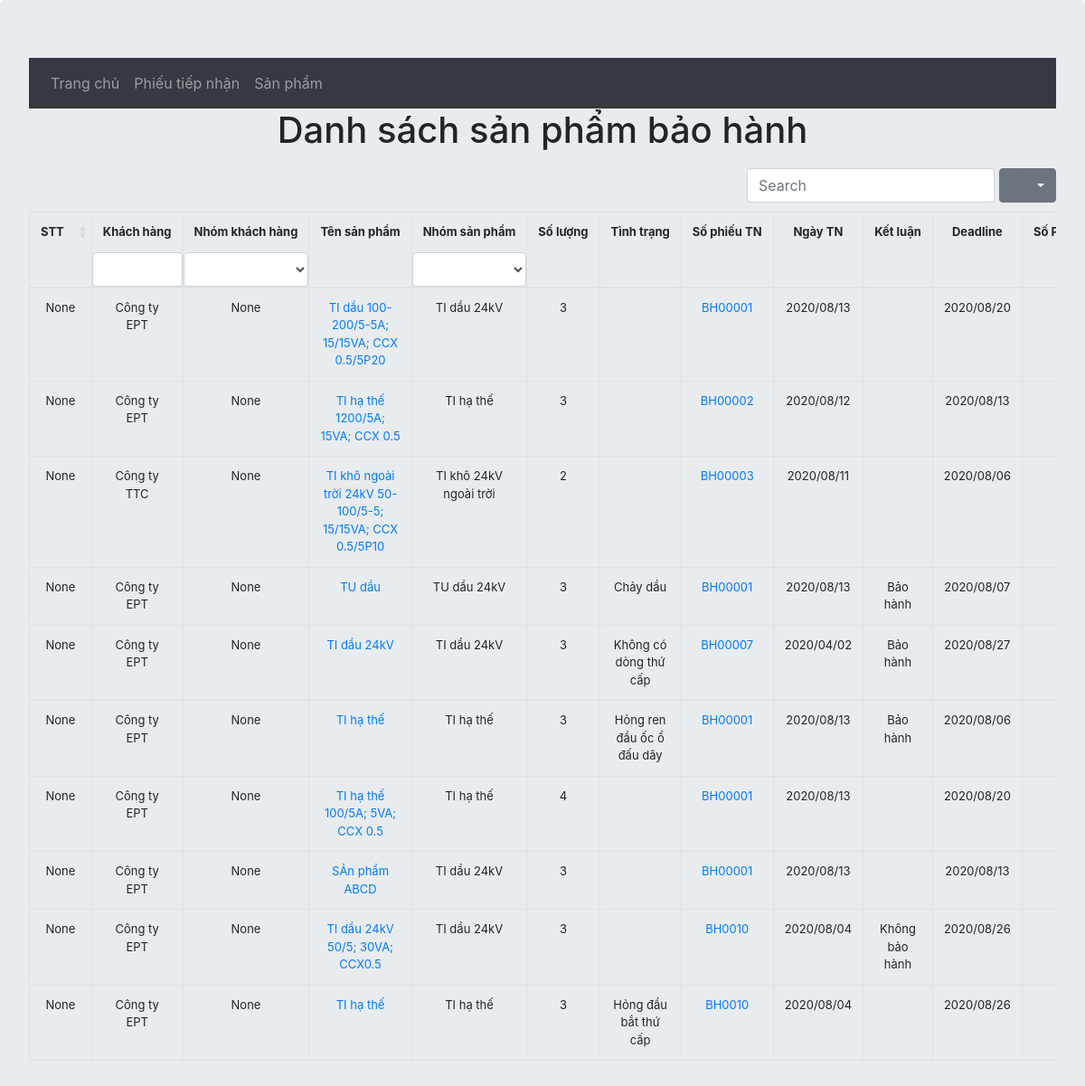
Page /warranty/ on the earlier database version.
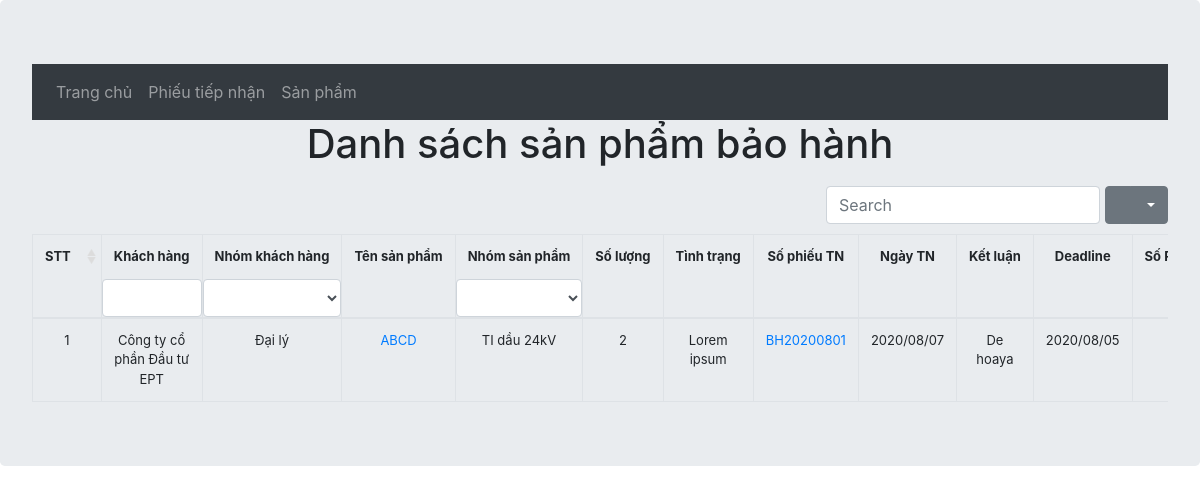
Same page on the later database version.
### warranty/models.py (models this page shows, shortened)
class Item(models.Model):
    group = [
        ("TIDAU24", "TI dầu 24kV"),
        ("TUDAU24","TU dầu 24kV"),
        ("TIKHO24I", "TI khô 24kV trong nhà"),
        ("TIKHO24O", "TI khô 24kV ngoài trời"),
        ("TIHT", "TI hạ thế"),
    ]
    noteNumber = models.ForeignKey(Note, on_delete=models.CASCADE, related_name="item", verbose_name="Phiếu tiếp nhận")
    itemName = models.CharField(max_length=60, verbose_name="Tên sản phẩm")
    quantity = models.IntegerField(null=False, verbose_name="Số lượng", validators=[MinValueValidator(1)], )
    itemGroup = models.CharField(max_length=10, choices=group, verbose_name="Nhóm sản phẩm")
    status = models.CharField(max_length=128, blank=True, verbose_name="Tình trạng tiếp nhận")
    check = models.CharField(max_length=128, blank=True, verbose_name="Đánh giá")
    conclude = models.CharField(max_length=128, blank=True, verbose_name="Kết luận")
    deadline = models.DateField()
    note = models.TextField(blank=True, verbose_name="Ghi chú")
    numExport = models.CharField(max_length=10, verbose_name="Số phiếu xuất", blank=True)
    dayExport = models.DateField(verbose_name="Ngày xuất", null=True, blank=True)
    done = models.BooleanField(verbose_name="Xong/ Chưa xong:", choices=[(True, "Đã xong"), (False, "Chưa xong")], default=False)

class Note(models.Model):
    customerGroup = [
        ('DAILY', 'Đại lý'),
        ('NPC', 'NPC'),
        ('SPC', 'SPC'),
    ]
    noteNumber = models.CharField(max_length=10, unique=True,error_messages={'unique':"Số phiếu này đã có"}, verbose_name="Số phiếu")
    customers = models.CharField(max_length=50, null=False, verbose_name="Khách hàng")
    customersObj = models.CharField(choices=customerGroup, max_length=50, verbose_name="Nhóm khách hàng", null=True)
    receiveDay = models.DateField(null=False, verbose_name="Ngày tiếp nhận")
    note = models.TextField(blank=True, verbose_name="Ghi chú")
    numOrder = models.IntegerField(verbose_name="Thứ tự", null=True)

### warranty/views.py (the view)
# urls.py: path('', views.ItemListView.as_view(template_name='warranty/index.html'), name = "index"),
class ItemListView(generic.ListView):
    model = Item

### warranty/templates/warranty/index.html (shortened to what this page needs)
{% extends 'warranty/layout.html'%}
{% block content %}
        {% if item_list %}
        <h1 class="text-center">Danh sách sản phẩm bảo hành</h1>
        <table
        id="table"
        data-toggle="table"
        data-search="true"
        data-search-on-enter-key="true"
        data-resizable="true"
        data-show-export="true"
        data-show-toggle="true"
        data-filter-control="true"
        data-sortable="true"
        >
            <thead>
                <tr>
                    <th class="text-center align-top" data-sortable="true">STT</th>
                    <th class="text-center align-top" data-field="Customer" data-filter-control="input">Khách hàng</th>
                    <th class="text-center align-top" data-field="CustomerGroup" data-filter-control="select">Nhóm khách hàng</th>
                    <th class="text-center align-top">Tên sản phẩm</th>
                    <th class="text-center align-top" data-field="ItemGroup" data-filter-control="select">Nhóm sản phẩm</th>
                    <th class="text-center align-top">Số lượng</th>
                    <th class="text-center align-top">Tình trạng</th>
                    <th class="text-center align-top">Số phiếu TN</th>
                    <th class="text-center align-top">Ngày TN</th>
                    <th class="text-center align-top">Kết luận</th>
                    <th class="text-center align-top">Deadline</th>
                    <th class="text-center align-top">Số PX</th>
                </tr>
            </thead>
            <tbody>
                {% for item in item_list %}
                <tr>
                    <td>{{ item.noteNumber.numOrder }}</td>
                    <td>{{ item.noteNumber.customers }}</td>
                    <td>{{ item.noteNumber.get_customersObj_display }}</td>
                    <td><a href="{% url 'warranty:item_detail' item.id %}">{{ item.itemName }}</a></td>
                    <td>{{ item.get_itemGroup_display }}</td>
                    <td>{{ item.quantity }}</td>
                    <td>{{ item.status }}</td>
                    <td><a href="{% url 'warranty:note_detail' item.noteNumber.id %}">{{ item.noteNumber.noteNumber }}</a></td>
                    <td>{{ item.noteNumber.receiveDay|date:"Y/m/d" }}</td>
                    <td>{{ item.conclude }}</td>
                    <td>{{ item.deadline|date:"Y/m/d" }}</td>
                    <td>{{ item.numExport }}</td>
                </tr>
                {% endfor %}
            </tbody>
        </table>
        {% else %}
        <div class="text-center">Chưa có sản phẩm nào</div>
        {% endif %}
{% endblock %}

Differences in the rows shown:
removed Item: noteNumber.numOrder "None", noteNumber.customers "Công ty EPT", noteNumber.customersObj "None", itemName "TI hạ thế 1200/5A; 15VA; CCX 0.5", itemGroup "TI hạ thế", quantity "3", noteNumber.noteNumber "BH00002", noteNumber.receiveDay "2020/08/12", deadline "2020/08/13"
removed Item: noteNumber.numOrder "None", noteNumber.customers "Công ty TTC", noteNumber.customersObj "None", itemName "TI khô ngoài trời 24kV 50-100/5-5; 15/15VA; CCX 0.5/5P10", itemGroup "TI khô 24kV ngoài trời", quantity "2", noteNumber.noteNumber "BH00003", noteNumber.receiveDay "2020/08/11", deadline "2020/08/06"
removed Item: noteNumber.numOrder "None", noteNumber.customers "Công ty EPT", noteNumber.customersObj "None", itemName "TU dầu", itemGroup "TU dầu 24kV", quantity "3", status "Chảy dầu", noteNumber.noteNumber "BH00001", noteNumber.receiveDay "2020/08/13", conclude "Bảo hành", deadline "2020/08/07"
removed Item: noteNumber.numOrder "None", noteNumber.customers "Công ty EPT", noteNumber.customersObj "None", itemName "TI dầu 24kV", itemGroup "TI dầu 24kV", quantity "3", status "Không có dòng thứ cấp", noteNumber.noteNumber "BH00007", noteNumber.receiveDay "2020/04/02", conclude "Bảo hành", deadline "2020/08/27"
removed Item: noteNumber.numOrder "None", noteNumber.customers "Công ty EPT", noteNumber.customersObj "None", itemName "TI hạ thế", itemGroup "TI hạ thế", quantity "3", status "Hỏng ren đầu ốc ổ đấu dây", noteNumber.noteNumber "BH00001", noteNumber.receiveDay "2020/08/13", conclude "Bảo hành", deadline "2020/08/06"
removed Item: noteNumber.numOrder "None", noteNumber.customers "Công ty EPT", noteNumber.customersObj "None", itemName "TI hạ thế 100/5A; 5VA; CCX 0.5", itemGroup "TI hạ thế", quantity "4", noteNumber.noteNumber "BH00001", noteNumber.receiveDay "2020/08/13", deadline "2020/08/20"
removed Item: noteNumber.numOrder "None", noteNumber.customers "Công ty EPT", noteNumber.customersObj "None", itemName "SẢn phẩm ABCD", itemGroup "TI dầu 24kV", quantity "3", noteNumber.noteNumber "BH00001", noteNumber.receiveDay "2020/08/13", deadline "2020/08/13"
removed Item: noteNumber.numOrder "None", noteNumber.customers "Công ty EPT", noteNumber.customersObj "None", itemName "TI dầu 24kV 50/5; 30VA; CCX0.5", itemGroup "TI dầu 24kV", quantity "3", noteNumber.noteNumber "BH0010", noteNumber.receiveDay "2020/08/04", conclude "Không bảo hành", deadline "2020/08/26"
removed Item: noteNumber.numOrder "None", noteNumber.customers "Công ty EPT", noteNumber.customersObj "None", itemName "TI hạ thế", itemGroup "TI hạ thế", quantity "3", status "Hỏng đầu bắt thứ cấp", noteNumber.noteNumber "BH0010", noteNumber.receiveDay "2020/08/04", deadline "2020/08/26"
changed Item "TI dầu 24kV": noteNumber.numOrder "None" → "1"; noteNumber.customers "Công ty EPT" → "Công ty cổ phần Đầu tư EPT"; noteNumber.customersObj "None" → "Đại lý"; itemName "TI dầu 100-200/5-5A; 15/15VA; CCX 0.5/5P20" → "ABCD"; quantity "3" → "2"; status (not shown) → "Lorem ipsum"; noteNumber.noteNumber "BH00001" → "BH20200801"; noteNumber.receiveDay "2020/08/13" → "2020/08/07"; conclude (not shown) → "De hoaya"; deadline "2020/08/20" → "2020/08/05"
